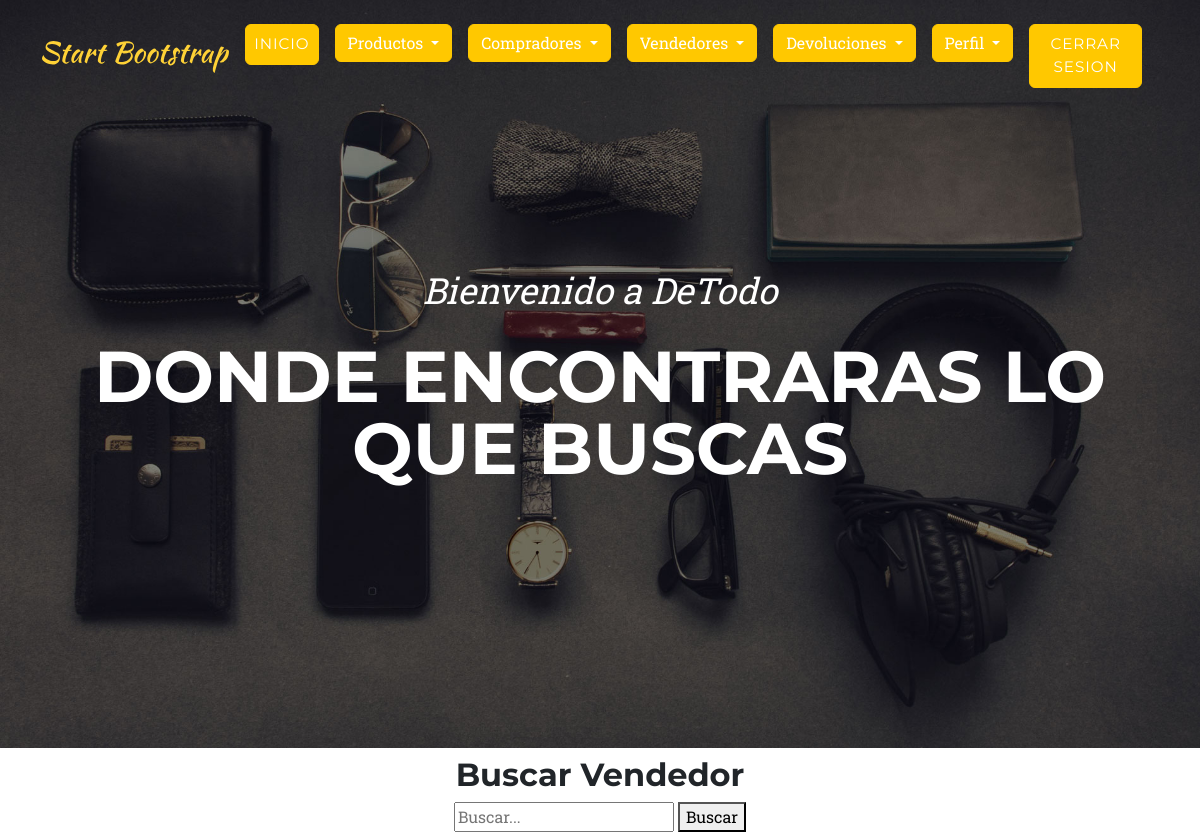
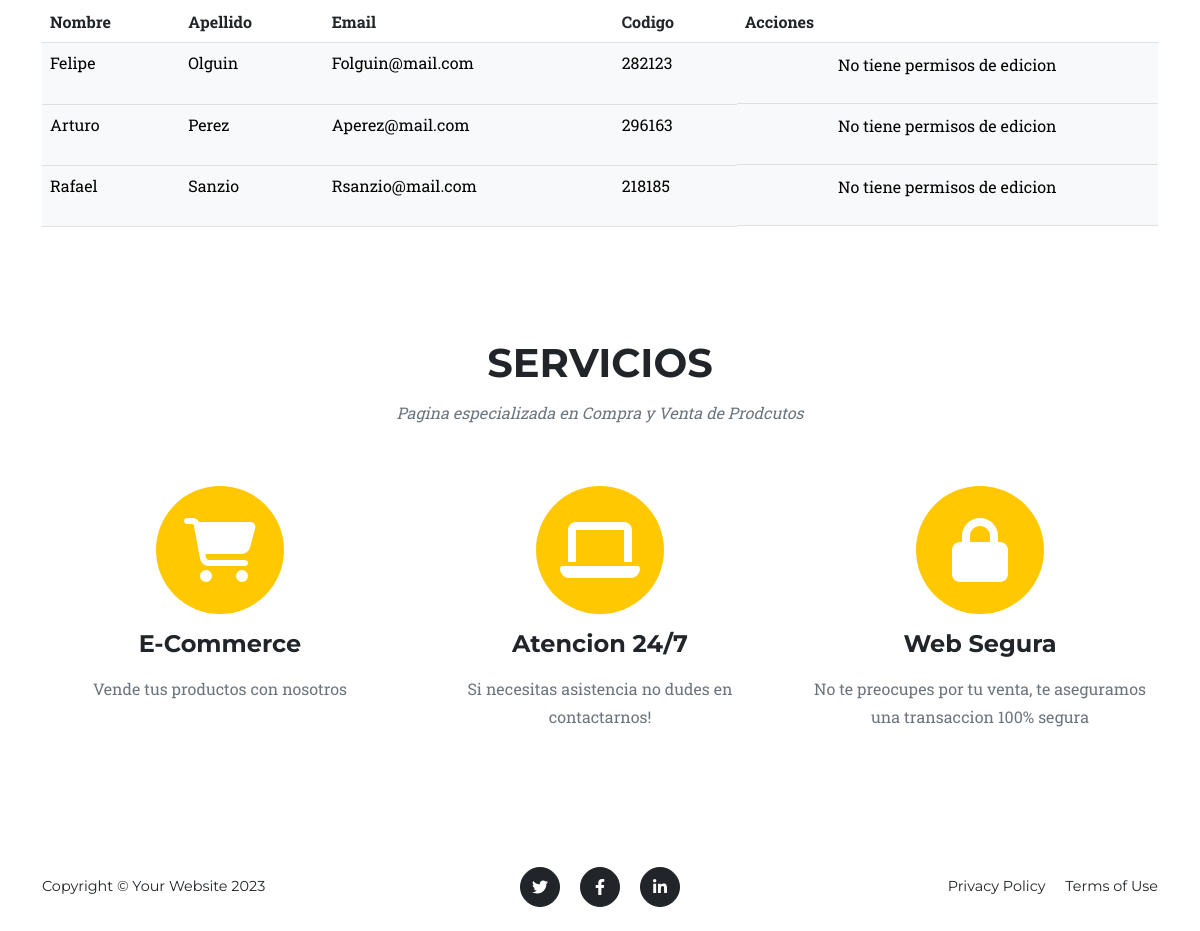
/vendedores/ (signed in), run on the app's committed database (2 pictures, top to bottom).
### WebApp/models.py (models this page shows, shortened)
class Vendedor (models.Model):
    nombre = models.CharField(max_length=30)
    apellido = models.CharField(max_length=30)
    email = models. CharField(max_length=100)
    codigo = models.CharField(max_length=50)

### WebApp/views.py (the view)
# urls.py: path('vendedores/',views.vendedores,name="vendedores"),
@login_required(login_url='login')
def vendedores(request):
    query = request.GET.get("q")
    if query:
        vendedores = Vendedor.objects.filter((Q(nombre__icontains=query) | Q(apellido__icontains=query) | Q(email__icontains=query) | Q(codigo__icontains=query)))
    else:
        vendedores = Vendedor.objects.all()
    if request.method == "POST":
        vendedores = Vendedor(nombre=request.POST["nombre"],apellido=request.POST["apellido"],email=request.POST["email"],codigo=request.POST["codigo"])
        print('se hizo post')
        vendedores.save()
        vendedores = Vendedor.objects.all()
    return render(request,"WebApp/vendedores.html",{"vendedores": vendedores})

### WebApp/templates/WebApp/vendedores.html (shortened to what this page needs)
{% extends 'WebApp/base.html' %}
{% load static %}
{% block content %}
<h2 class="text-center mt-2">Buscar Vendedor</h2>
<div class="d-flex flex-column align-items-center mb-2">
    <form action="" method="GET">
        <input type="text" name="q" placeholder="Buscar..." required>
        <button type="submit">Buscar</button>
    </form>
</div>
<div class="container">
    <table class="table">
        <thead>
          <tr>
            <th scope="col">Nombre</th>
            <th scope="col">Apellido</th>
            <th scope="col">Email</th>
            <th scope="col">Codigo</th>
            <th scope="col">Acciones</th>
          </tr>
        </thead>
        <tbody>
          {% if vendedores %}
            {% for vendedor in vendedores %}
          <tr class="table-light">
            <td>{{ vendedor.nombre }}</td>
            <td>{{ vendedor.apellido }}</td>
            <td>{{ vendedor.email }}</td>
            <td>{{ vendedor.codigo }}</td>
            {% if user.is_superuser %}
              <td class="d-flex justify-content-evenly">
                <a class="btn btn-primary" href="{% url 'vendedores-vbc-eliminar' vendedor.id %}">Eliminar</a>
                <a class="btn btn-warning" href="{% url 'vendedores-vbc-editar' vendedor.id %}">Editar</a>
              </td>
                {% else %}
                 <td class="d-flex justify-content-evenly">
                    <p>No tiene permisos de edicion</p>
                 </td>
              {% endif %}
          </tr>
          {% endfor %}
        {% else %}
          <tr>
            <td colspan="4" class="text-center">No hay productos para mostrar</td>
        </tr>
        {% endif %}
        </tbody>
      </table>
</div>
<section class="page-section" id="services">
  <div class="container">
      <div class="text-center">
          <h2 class="section-heading text-uppercase">Servicios</h2>
          <h3 class="section-subheading text-muted">Pagina especializada en Compra y Venta de Prodcutos</h3>
      </div>
      <div class="row text-center">
          <div class="col-md-4">
              <span class="fa-stack fa-4x">
                  <i class="fas fa-circle fa-stack-2x text-primary"></i>
                  <i class="fas fa-shopping-cart fa-stack-1x fa-inverse"></i>
              </span>
              <h4 class="my-3">E-Commerce</h4>
              <p class="text-muted">Vende tus productos con nosotros</p>
          </div>
          <div class="col-md-4">
              <span class="fa-stack fa-4x">
                  <i class="fas fa-circle fa-stack-2x text-primary"></i>
                  <i class="fas fa-laptop fa-stack-1x fa-inverse"></i>
              </span>
              <h4 class="my-3">Atencion 24/7</h4>
              <p class="text-muted">Si necesitas asistencia no dudes en contactarnos!</p>
          </div>
          <div class="col-md-4">
              <span class="fa-stack fa-4x">
                  <i class="fas fa-circle fa-stack-2x text-primary"></i>
                  <i class="fas fa-lock fa-stack-1x fa-inverse"></i>
              </span>
              <h4 class="my-3">Web Segura</h4>
              <p class="text-muted">No te preocupes por tu venta, te aseguramos una transaccion 100% segura</p>
          </div>
      </div>
  </div>
</section>
{% endblock  %}

### data on the page
Vendedor: nombre "Felipe", apellido "Olguin", email "Folguin@mail.com", codigo "282123"
Vendedor: nombre "Arturo", apellido "Perez", email "Aperez@mail.com", codigo "296163"
Vendedor: nombre "Rafael", apellido "Sanzio", email "Rsanzio@mail.com", codigo "218185"
